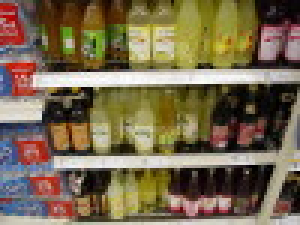
%> input picture proyecto/img/db602p.jpg, 100 x 75 px (shown 3 times larger)
$ octave proyecto.m   (GNU Octave 9; MATLAB toolbox functions it lacks are replaced by stand-ins)
%> lines starting %> are read from the running program, lines starting %| are printed output that depends on the picture; in (x1, y1, x2, y2) boxes, pixels count from 0 and x2, y2 are one past the last pixel; in counts of white or black regions, pixels touching at a corner belong together; the program's own positions count from 1
### proyecto/src/image_classify.m
function [ bin_image ] = image_classify( img )
%> called with img = 'db602p.jpg'
global P_non_pixel P_pixel mean_non_pixel std_non_pixel mean_pixel std_pixel
theta = 1;
a=imread(img);
%> a is the input picture: size 75x100x3 uint8; mean R, G, B 120.5, 105.7, 79
[M,N,~]=size(a);
%> M = 75; N = 100
bin_image = zeros(M,N);
for i = 1:M
   for j = 1:N
       pixel = double([a(i,j,1) a(i,j,2) a(i,j,3)]);
       if mvnpdf(pixel, mean_pixel,diag(std_pixel))*P_pixel/(mvnpdf(pixel, mean_non_pixel,diag(std_non_pixel))*P_non_pixel)<theta
        bin_image(i,j)=1;
       end
   end
end
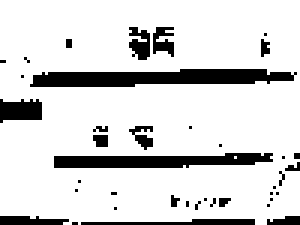
%> bin_image: size 75x100 double (shown 3 times larger); values 0 (black) and 1 (white), 84.6% white; 39 black regions (30 under 20 px), largest, box (x1, y1, x2, y2) and area: (10, 23, 99, 29) 395, (18, 51, 91, 56) 270, (0, 33, 14, 41) 89

end

### proyecto/src/compare_bin.m
function [ m ] = compare_bin( b1, b2 )
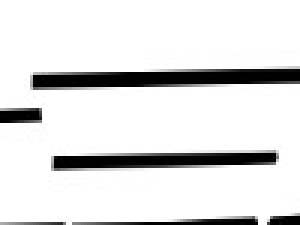
%> input picture proyecto/img/db602p_target.jpg, 100 x 75 px (shown 3 times larger)
%COMPARE_BIN
%> the run ends on the next line
a=boolean(imread(b1));
b=boolean(imread(b2));
interseccion = a&b;
union = a|b;
m = sum(interseccion(:))/sum(union(:));
end

### proyecto/src/proyecto.m
%% Cargar modelo gaussiano
global P_non_pixel P_pixel mean_non_pixel std_non_pixel mean_pixel std_pixel
load('params.mat')

%% Ejemplo de clasificacion
% El algoritmo tarda demasiado, se recomienda el uso de imagenes de baja
% resolucion
b=image_classify('db602p.jpg');
% Mostrar imagen
imshow(b)
% Guardar imagen binarizada
imwrite(b,'test_classify.jpg')

%% Ejemplo de binarizacion
m = compare_bin('db602p_target.jpg','test_classify.jpg')
